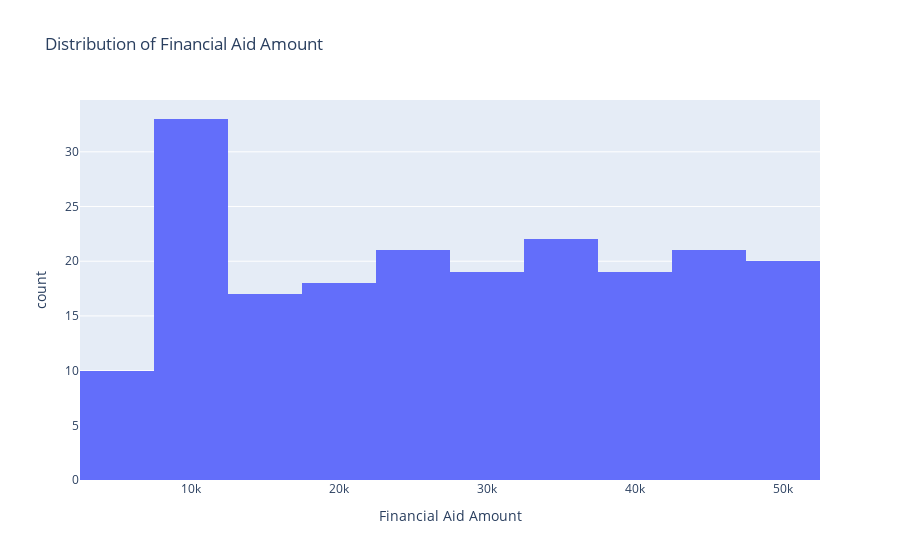

Notebook code cell kept with this figure:
### Markdown cell above
**Histogram: Distribution of Financial Aid Amount**

### Code cell
fig9 = px.histogram(fadata, 
                   x='Financial Aid Amount', 
                   title='Distribution of Financial Aid Amount')

fig9.show()
#More likely to give out between 7,500-12,400k for FA

### Figure 1 — Plotly figure (JSON) as saved in the notebook; plotly's stock layout.template omitted (floating-point values rounded to 4 significant figures; data arrays with more than 128 entries replaced by an {"elided": "..."} marker saying what was removed)
{"data": [{"alignmentgroup": "True", "bingroup": "x", "hovertemplate": "Financial Aid Amount=%{x}<br>count=%{y}<extra></extra>", "legendgroup": "", "marker": {"color": "#636efa", "pattern": {"shape": ""}}, "name": "", "offsetgroup": "", "orientation": "v", "showlegend": false, "type": "histogram", "x": {"elided": "200 float values"}, "xaxis": "x", "yaxis": "y"}], "layout": {"barmode": "relative", "legend": {"tracegroupgap": 0}, "title": {"text": "Distribution of Financial Aid Amount"}, "xaxis": {"anchor": "y", "domain": [0, 1], "title": {"text": "Financial Aid Amount"}}, "yaxis": {"anchor": "x", "domain": [0, 1], "title": {"text": "count"}}}}
